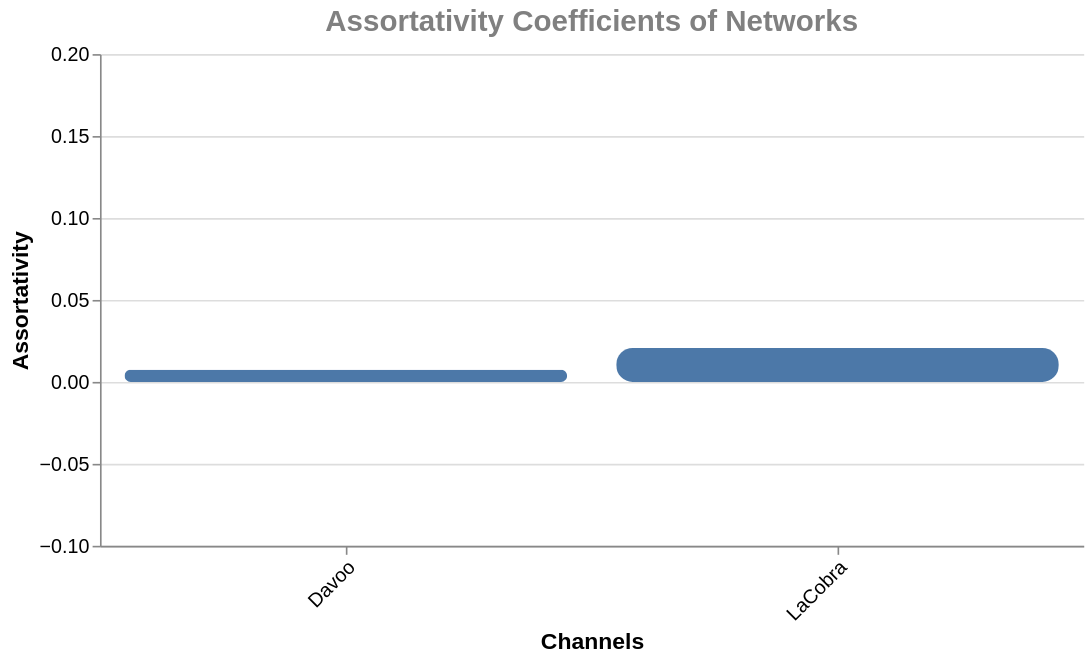

Write the Vega-Lite specification saved for this chart.
### Vega-Lite specification from a JSON file in a GitHub repository (floating-point values rounded to 4 significant figures)
{"config": {"view": {"continuousWidth": 300, "continuousHeight": 300, "strokeOpacity": 0}, "axis": {"labelFontSize": 12, "titleFontSize": 14}, "legend": {"labelFontSize": 12, "titleFontSize": 14}, "title": {"anchor": "start", "color": "gray", "fontSize": 20}}, "data": {"name": "data-52cd9c4ce9acbf634666f1c84b67d5ca"}, "mark": {"type": "bar", "cornerRadius": 10}, "encoding": {"color": {"condition": {"test": "(datum.Assortativity > 0)", "value": "#4c78a8"}, "value": "#e45756"}, "tooltip": [{"field": "Channels", "type": "nominal"}, {"field": "Assortativity", "type": "quantitative"}], "x": {"axis": {"labelAngle": -45}, "field": "Channels", "title": "Channels", "type": "nominal"}, "y": {"field": "Assortativity", "scale": {"domain": [-0.1, 0.2]}, "title": "Assortativity", "type": "quantitative"}}, "height": 300, "title": {"text": "Assortativity Coefficients of Networks", "anchor": "middle", "fontSize": 18}, "width": 600, "$schema": "https://vega.github.io/schema/vega-lite/v5.6.1.json", "datasets": {"data-52cd9c4ce9acbf634666f1c84b67d5ca": [{"Channels": "LaCobra", "Assortativity": 0.02075}, {"Channels": "Davoo", "Assortativity": 0.007452}]}}
